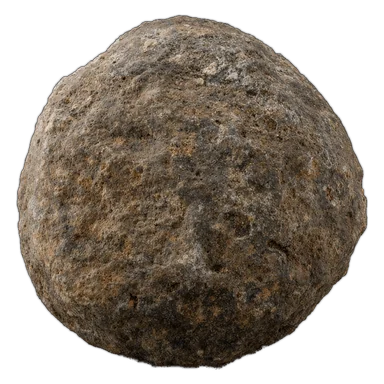
#> input picture godot/assets/img/nodule.webp, 384 x 384 px
$ python crack_maps.py ../../godot/assets/img/nodule.webp
#> lines starting #> are read from the running program, lines starting #| are printed output that depends on the picture
# Crack masks for the board kit (blender/board_kit.py): the narrow hollows of a scan's height map, white where
# a crack runs. A high-pass of the height (local average minus height), scaled so a few percent of the stone is crack.
#   python crack_maps.py <scan_disp.jpg> [...]   writes <scan>_crack_1k.png next to each
import sys
import numpy as np
from PIL import Image, ImageFilter

for path in sys.argv[1:]:
    im = Image.open(path).convert("L")
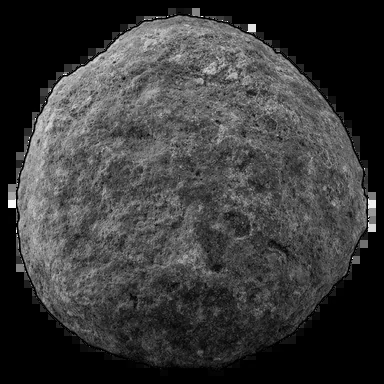
#> im: PIL image 384x384 L; min 0, max 255, mean 57.9
    d = np.asarray(im, dtype=np.float32) / 255.0
    # wrap-around blur, so the mask tiles like the scan
    big = Image.fromarray((np.tile(d, (3, 3)) * 255).astype(np.uint8))
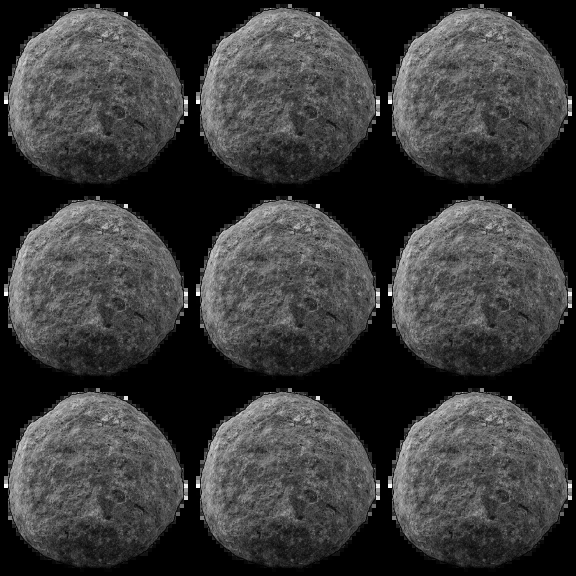
#> big: PIL image 1152x1152 L (shown at 1/2 size); min 0, max 255, mean 57.9
    blur = np.asarray(big.filter(ImageFilter.GaussianBlur(5)), dtype=np.float32)[d.shape[0]:2 * d.shape[0], d.shape[1]:2 * d.shape[1]] / 255.0
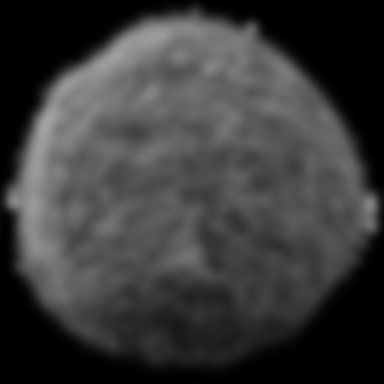
#> blur: shape (384, 384) float32; min 0, max 0.643, mean 0.227
    hp = blur - d
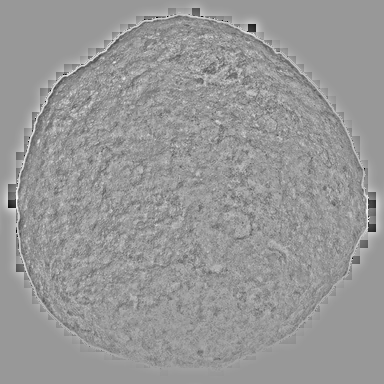
#> hp: shape (384, 384) float32; min -0.8, max 0.541, mean -5.31e-05; drawn with min black and max white
    lo, hi = np.percentile(hp, 93), np.percentile(hp, 99.3)
#> lo = 0.102; hi = 0.235
    m = np.clip((hp - lo) / (hi - lo), 0, 1)
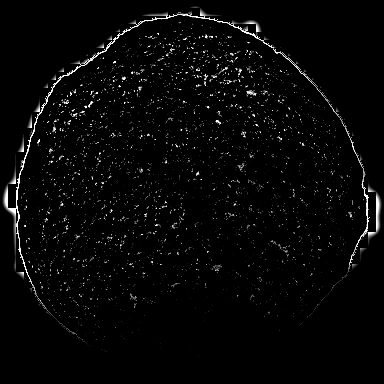
#> m: shape (384, 384) float32; min 0, max 1, mean 0.0262
    out = path.replace("_disp_1k.jpg", "_crack_1k.png")
    Image.fromarray((m * 255).astype(np.uint8)).save(out)
    print(out, round(float(m.mean()), 3))
#| ../../godot/assets/img/nodule.webp 0.026

$ run again, on prototype/web/img/ammonite.webp
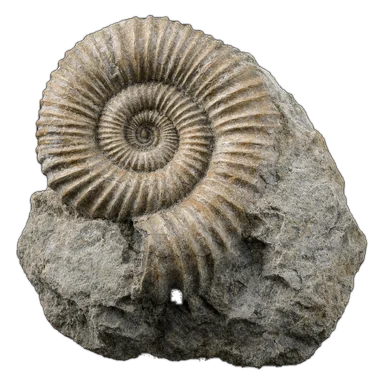
#> input picture prototype/web/img/ammonite.webp, 384 x 384 px
#> `hp = blur - d`:
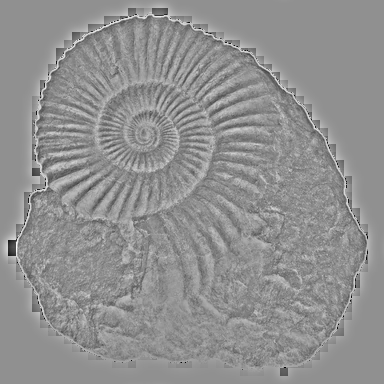
#> hp: shape (384, 384) float32; min -0.816, max 0.62, mean -5.19e-05; drawn with min black and max white
#> lo = 0.137; hi = 0.29
#> `m = np.clip((hp - lo) / (hi - lo), 0, 1)`:
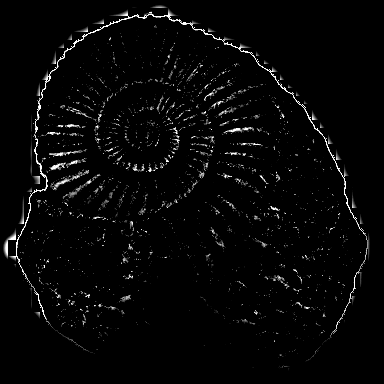
#> m: shape (384, 384) float32; min 0, max 1, mean 0.0269
#| ../web/img/ammonite.webp 0.027

$ run again, on prototype/web/img/beryl.webp
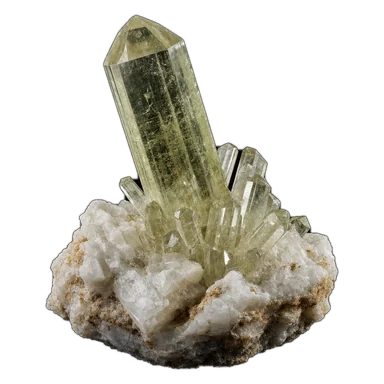
#> input picture prototype/web/img/beryl.webp, 384 x 384 px
#> `hp = blur - d`:
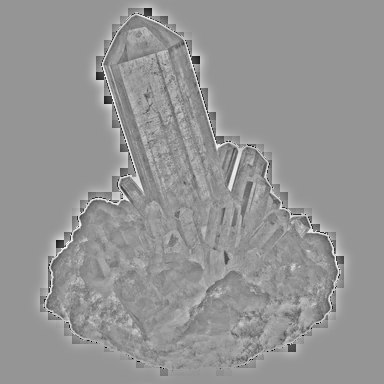
#> hp: shape (384, 384) float32; min -0.875, max 0.616, mean -2.57e-05; drawn with min black and max white
#> lo = 0.102; hi = 0.349
#> `m = np.clip((hp - lo) / (hi - lo), 0, 1)`:
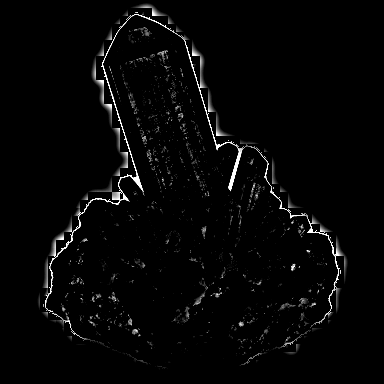
#> m: shape (384, 384) float32; min 0, max 1, mean 0.0234
#| ../web/img/beryl.webp 0.023
